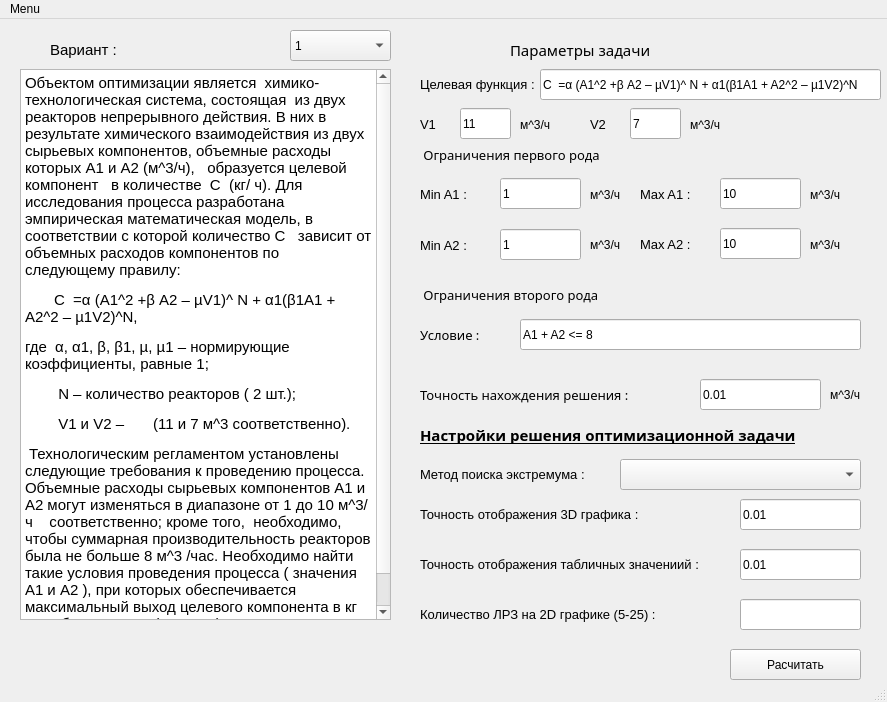
<?xml version="1.0" encoding="UTF-8"?>
<ui version="4.0">
 <class>MainWindow</class>
 <widget class="QMainWindow" name="MainWindow">
  <property name="geometry">
   <rect>
    <x>0</x>
    <y>0</y>
    <width>887</width>
    <height>702</height>
   </rect>
  </property>
  <property name="windowTitle">
   <string>MainWindow</string>
  </property>
  <property name="autoFillBackground">
   <bool>false</bool>
  </property>
  <widget class="QWidget" name="centralwidget">
   <widget class="QTextBrowser" name="textBrowser">
    <property name="enabled">
     <bool>true</bool>
    </property>
    <property name="geometry">
     <rect>
      <x>20</x>
      <y>50</y>
      <width>371</width>
      <height>551</height>
     </rect>
    </property>
    <property name="html">
     <string>&lt;!DOCTYPE HTML PUBLIC &quot;-//W3C//DTD HTML 4.0//EN&quot; &quot;http://www.w3.org/TR/REC-html40/strict.dtd&quot;&gt;
&lt;html&gt;&lt;head&gt;&lt;meta name=&quot;qrichtext&quot; content=&quot;1&quot; /&gt;&lt;style type=&quot;text/css&quot;&gt;
p, li { white-space: pre-wrap; }
&lt;/style&gt;&lt;/head&gt;&lt;body style=&quot; font-family:'MS Shell Dlg 2'; font-size:8.1pt; font-weight:400; font-style:normal;&quot;&gt;
&lt;p style=&quot; margin-top:12px; margin-bottom:12px; margin-left:0px; margin-right:0px; -qt-block-indent:0; text-indent:0px;&quot;&gt;&lt;span style=&quot; font-family:'Times New Roman,serif'; font-size:11pt;&quot;&gt;Объектом оптимизации является  химико-технологическая система, состоящая  из двух реакторов непрерывного действия. В них в  результате химического взаимодействия из двух сырьевых компонентов, объемные расходы которых А1 и А2 (м^3/ч),   образуется целевой компонент   в количестве  С  (кг/ ч). Для исследования процесса разработана эмпирическая математическая модель, в соответствии с которой количество С   зависит от объемных расходов компонентов по следующему правилу:  &lt;/span&gt;&lt;span style=&quot; font-size:11pt;&quot;&gt; &lt;/span&gt;&lt;/p&gt;
&lt;p style=&quot; margin-top:12px; margin-bottom:12px; margin-left:0px; margin-right:0px; -qt-block-indent:0; text-indent:0px;&quot;&gt;&lt;span style=&quot; font-family:'Times New Roman,serif'; font-size:11pt;&quot;&gt;       С  =α (A1^2 +β A2 – µV1)^ N + α1(β1A1 + A2^2 – µ1V2)^N,&lt;/span&gt;&lt;span style=&quot; font-size:11pt;&quot;&gt; &lt;/span&gt;&lt;/p&gt;
&lt;p style=&quot; margin-top:12px; margin-bottom:12px; margin-left:0px; margin-right:0px; -qt-block-indent:0; text-indent:0px;&quot;&gt;&lt;span style=&quot; font-family:'Times New Roman,serif'; font-size:11pt;&quot;&gt;где  α, α1, β, β1, µ, µ1 – нормирующие коэффициенты, равные 1;&lt;/span&gt;&lt;span style=&quot; font-size:11pt;&quot;&gt; &lt;/span&gt;&lt;/p&gt;
&lt;p style=&quot; margin-top:12px; margin-bottom:12px; margin-left:0px; margin-right:0px; -qt-block-indent:0; text-indent:0px;&quot;&gt;&lt;span style=&quot; font-family:'Times New Roman,serif'; font-size:11pt;&quot;&gt;        N – количество реакторов ( 2 шт.);&lt;/span&gt;&lt;span style=&quot; font-size:11pt;&quot;&gt; &lt;/span&gt;&lt;/p&gt;
&lt;p style=&quot; margin-top:12px; margin-bottom:12px; margin-left:0px; margin-right:0px; -qt-block-indent:0; text-indent:0px;&quot;&gt;&lt;span style=&quot; font-family:'Times New Roman,serif'; font-size:11pt;&quot;&gt;        V1 и V2 –       (11 и 7 м^3 соответственно). &lt;/span&gt;&lt;/p&gt;
&lt;p style=&quot; margin-top:12px; margin-bottom:12px; margin-left:0px; margin-right:0px; -qt-block-indent:0; text-indent:0px;&quot;&gt;&lt;span style=&quot; font-family:'Times New Roman,serif'; font-size:11pt;&quot;&gt; Технологическим регламентом установлены следующие требования к проведению процесса. Объемные расходы сырьевых компонентов А1 и А2 могут изменяться в диапазоне от 1 до 10 м^3/ч    соответственно; кроме того,  необходимо, чтобы суммарная производительность реакторов была не больше 8 м^3 /час.&lt;/span&gt;&lt;span style=&quot; font-size:11pt;&quot;&gt; &lt;/span&gt;&lt;span style=&quot; font-family:'Times New Roman,serif'; font-size:11pt;&quot;&gt;Необходимо найти такие условия проведения процесса ( значения А1 и А2 ), при которых обеспечивается максимальный выход целевого компонента в кг за рабочую смену ( 8 часов). Точность решения –0,0 1 м^3/ч .&lt;/span&gt;&lt;/p&gt;&lt;/body&gt;&lt;/html&gt;</string>
    </property>
   </widget>
   <widget class="QLabel" name="label">
    <property name="geometry">
     <rect>
      <x>50</x>
      <y>20</y>
      <width>111</width>
      <height>21</height>
     </rect>
    </property>
    <property name="font">
     <font>
      <family>Arial</family>
      <pointsize>11</pointsize>
     </font>
    </property>
    <property name="text">
     <string>Вариант :</string>
    </property>
   </widget>
   <widget class="QComboBox" name="comboBox">
    <property name="geometry">
     <rect>
      <x>290</x>
      <y>11</y>
      <width>101</width>
      <height>31</height>
     </rect>
    </property>
    <item>
     <property name="text">
      <string>1</string>
     </property>
    </item>
   </widget>
   <widget class="QLabel" name="label_2">
    <property name="geometry">
     <rect>
      <x>510</x>
      <y>20</y>
      <width>181</width>
      <height>21</height>
     </rect>
    </property>
    <property name="font">
     <font>
      <family>Bauhaus 93</family>
      <pointsize>11</pointsize>
     </font>
    </property>
    <property name="text">
     <string>Параметры задачи</string>
    </property>
   </widget>
   <widget class="QLabel" name="label_3">
    <property name="geometry">
     <rect>
      <x>420</x>
      <y>50</y>
      <width>121</width>
      <height>31</height>
     </rect>
    </property>
    <property name="font">
     <font>
      <family>Arial</family>
      <pointsize>10</pointsize>
     </font>
    </property>
    <property name="text">
     <string>Целевая функция : </string>
    </property>
   </widget>
   <widget class="QLineEdit" name="lineEdit">
    <property name="geometry">
     <rect>
      <x>540</x>
      <y>50</y>
      <width>341</width>
      <height>31</height>
     </rect>
    </property>
    <property name="text">
     <string>С  =α (A1^2 +β A2 – µV1)^ N + α1(β1A1 + A2^2 – µ1V2)^N</string>
    </property>
   </widget>
   <widget class="QLabel" name="label_4">
    <property name="geometry">
     <rect>
      <x>420</x>
      <y>120</y>
      <width>201</width>
      <height>31</height>
     </rect>
    </property>
    <property name="font">
     <font>
      <family>Bauhaus 93</family>
      <pointsize>10</pointsize>
     </font>
    </property>
    <property name="text">
     <string> Ограничения первого рода</string>
    </property>
   </widget>
   <widget class="QLabel" name="label_5">
    <property name="geometry">
     <rect>
      <x>420</x>
      <y>160</y>
      <width>51</width>
      <height>31</height>
     </rect>
    </property>
    <property name="font">
     <font>
      <family>Arial</family>
      <pointsize>10</pointsize>
     </font>
    </property>
    <property name="text">
     <string>Min A1 :</string>
    </property>
   </widget>
   <widget class="QLineEdit" name="min_a1_txt">
    <property name="geometry">
     <rect>
      <x>500</x>
      <y>159</y>
      <width>81</width>
      <height>31</height>
     </rect>
    </property>
    <property name="text">
     <string>1</string>
    </property>
   </widget>
   <widget class="QLabel" name="label_6">
    <property name="geometry">
     <rect>
      <x>420</x>
      <y>211</y>
      <width>51</width>
      <height>31</height>
     </rect>
    </property>
    <property name="font">
     <font>
      <family>Arial</family>
      <pointsize>10</pointsize>
     </font>
    </property>
    <property name="text">
     <string>Min A2 :</string>
    </property>
   </widget>
   <widget class="QLineEdit" name="min_a2_txt">
    <property name="geometry">
     <rect>
      <x>500</x>
      <y>210</y>
      <width>81</width>
      <height>31</height>
     </rect>
    </property>
    <property name="text">
     <string>1</string>
    </property>
   </widget>
   <widget class="QLabel" name="label_7">
    <property name="geometry">
     <rect>
      <x>640</x>
      <y>160</y>
      <width>51</width>
      <height>31</height>
     </rect>
    </property>
    <property name="font">
     <font>
      <family>Arial</family>
      <pointsize>10</pointsize>
     </font>
    </property>
    <property name="text">
     <string>Max A1 :</string>
    </property>
   </widget>
   <widget class="QLineEdit" name="max_a1_txt">
    <property name="geometry">
     <rect>
      <x>720</x>
      <y>159</y>
      <width>81</width>
      <height>31</height>
     </rect>
    </property>
    <property name="text">
     <string>10</string>
    </property>
   </widget>
   <widget class="QLabel" name="label_8">
    <property name="geometry">
     <rect>
      <x>640</x>
      <y>210</y>
      <width>51</width>
      <height>31</height>
     </rect>
    </property>
    <property name="font">
     <font>
      <family>Arial</family>
      <pointsize>10</pointsize>
     </font>
    </property>
    <property name="text">
     <string>Max A2 :</string>
    </property>
   </widget>
   <widget class="QLineEdit" name="max_a2_txt">
    <property name="geometry">
     <rect>
      <x>720</x>
      <y>209</y>
      <width>81</width>
      <height>31</height>
     </rect>
    </property>
    <property name="text">
     <string>10</string>
    </property>
   </widget>
   <widget class="QLabel" name="label_9">
    <property name="geometry">
     <rect>
      <x>420</x>
      <y>260</y>
      <width>201</width>
      <height>31</height>
     </rect>
    </property>
    <property name="font">
     <font>
      <family>Bauhaus 93</family>
      <pointsize>10</pointsize>
     </font>
    </property>
    <property name="text">
     <string> Ограничения второго рода</string>
    </property>
   </widget>
   <widget class="QLabel" name="label_10">
    <property name="geometry">
     <rect>
      <x>420</x>
      <y>300</y>
      <width>81</width>
      <height>31</height>
     </rect>
    </property>
    <property name="font">
     <font>
      <family>Bauhaus 93</family>
      <pointsize>10</pointsize>
     </font>
    </property>
    <property name="text">
     <string>Условие :</string>
    </property>
   </widget>
   <widget class="QLineEdit" name="condition_txt">
    <property name="geometry">
     <rect>
      <x>520</x>
      <y>300</y>
      <width>341</width>
      <height>31</height>
     </rect>
    </property>
    <property name="text">
     <string>A1 + A2 &lt;= 8</string>
    </property>
   </widget>
   <widget class="QLineEdit" name="accuracy_txt">
    <property name="geometry">
     <rect>
      <x>700</x>
      <y>360</y>
      <width>121</width>
      <height>31</height>
     </rect>
    </property>
    <property name="text">
     <string>0.01</string>
    </property>
   </widget>
   <widget class="QLabel" name="label_12">
    <property name="geometry">
     <rect>
      <x>420</x>
      <y>360</y>
      <width>221</width>
      <height>31</height>
     </rect>
    </property>
    <property name="font">
     <font>
      <family>Bauhaus 93</family>
      <pointsize>10</pointsize>
     </font>
    </property>
    <property name="text">
     <string>Точность нахождения решения : </string>
    </property>
   </widget>
   <widget class="QLabel" name="label_11">
    <property name="geometry">
     <rect>
      <x>420</x>
      <y>400</y>
      <width>421</width>
      <height>31</height>
     </rect>
    </property>
    <property name="font">
     <font>
      <family>Arial Black</family>
      <pointsize>11</pointsize>
      <weight>75</weight>
      <bold>true</bold>
      <underline>true</underline>
     </font>
    </property>
    <property name="text">
     <string>Настройки решения оптимизационной задачи</string>
    </property>
   </widget>
   <widget class="QLabel" name="label_13">
    <property name="geometry">
     <rect>
      <x>420</x>
      <y>480</y>
      <width>221</width>
      <height>31</height>
     </rect>
    </property>
    <property name="font">
     <font>
      <family>Arial</family>
      <pointsize>10</pointsize>
     </font>
    </property>
    <property name="text">
     <string>Точность отображения 3D графика : </string>
    </property>
   </widget>
   <widget class="QLabel" name="label_14">
    <property name="geometry">
     <rect>
      <x>420</x>
      <y>530</y>
      <width>281</width>
      <height>31</height>
     </rect>
    </property>
    <property name="font">
     <font>
      <family>Arial</family>
      <pointsize>10</pointsize>
     </font>
    </property>
    <property name="text">
     <string>Точность отображения табличных значениий : </string>
    </property>
   </widget>
   <widget class="QLabel" name="label_15">
    <property name="geometry">
     <rect>
      <x>420</x>
      <y>440</y>
      <width>221</width>
      <height>31</height>
     </rect>
    </property>
    <property name="font">
     <font>
      <family>Arial</family>
      <pointsize>10</pointsize>
     </font>
    </property>
    <property name="text">
     <string>Метод поиска экстремума :</string>
    </property>
   </widget>
   <widget class="QComboBox" name="method_cbx">
    <property name="geometry">
     <rect>
      <x>620</x>
      <y>440</y>
      <width>241</width>
      <height>31</height>
     </rect>
    </property>
   </widget>
   <widget class="QLabel" name="label_16">
    <property name="geometry">
     <rect>
      <x>420</x>
      <y>580</y>
      <width>281</width>
      <height>31</height>
     </rect>
    </property>
    <property name="font">
     <font>
      <family>Arial</family>
      <pointsize>10</pointsize>
     </font>
    </property>
    <property name="text">
     <string>Количество ЛРЗ на 2D графике (5-25) : </string>
    </property>
   </widget>
   <widget class="QLineEdit" name="accuracy_3d_txt">
    <property name="geometry">
     <rect>
      <x>740</x>
      <y>480</y>
      <width>121</width>
      <height>31</height>
     </rect>
    </property>
    <property name="text">
     <string>0.01</string>
    </property>
   </widget>
   <widget class="QLineEdit" name="lineEdit_9">
    <property name="geometry">
     <rect>
      <x>740</x>
      <y>530</y>
      <width>121</width>
      <height>31</height>
     </rect>
    </property>
    <property name="text">
     <string>0.01</string>
    </property>
   </widget>
   <widget class="QLineEdit" name="lineEdit_10">
    <property name="geometry">
     <rect>
      <x>740</x>
      <y>580</y>
      <width>121</width>
      <height>31</height>
     </rect>
    </property>
   </widget>
   <widget class="QPushButton" name="calculate_btn">
    <property name="geometry">
     <rect>
      <x>730</x>
      <y>630</y>
      <width>131</width>
      <height>31</height>
     </rect>
    </property>
    <property name="text">
     <string>Расчитать</string>
    </property>
   </widget>
   <widget class="QLabel" name="label_17">
    <property name="geometry">
     <rect>
      <x>590</x>
      <y>160</y>
      <width>41</width>
      <height>31</height>
     </rect>
    </property>
    <property name="text">
     <string>м^3/ч</string>
    </property>
   </widget>
   <widget class="QLabel" name="label_18">
    <property name="geometry">
     <rect>
      <x>590</x>
      <y>210</y>
      <width>41</width>
      <height>31</height>
     </rect>
    </property>
    <property name="text">
     <string>м^3/ч</string>
    </property>
   </widget>
   <widget class="QLabel" name="label_19">
    <property name="geometry">
     <rect>
      <x>810</x>
      <y>210</y>
      <width>41</width>
      <height>31</height>
     </rect>
    </property>
    <property name="text">
     <string>м^3/ч</string>
    </property>
   </widget>
   <widget class="QLabel" name="label_20">
    <property name="geometry">
     <rect>
      <x>810</x>
      <y>160</y>
      <width>41</width>
      <height>31</height>
     </rect>
    </property>
    <property name="text">
     <string>м^3/ч</string>
    </property>
   </widget>
   <widget class="QLabel" name="label_21">
    <property name="geometry">
     <rect>
      <x>830</x>
      <y>360</y>
      <width>41</width>
      <height>31</height>
     </rect>
    </property>
    <property name="text">
     <string>м^3/ч</string>
    </property>
   </widget>
   <widget class="QLineEdit" name="v2_txt">
    <property name="geometry">
     <rect>
      <x>630</x>
      <y>89</y>
      <width>51</width>
      <height>31</height>
     </rect>
    </property>
    <property name="text">
     <string>7</string>
    </property>
   </widget>
   <widget class="QLabel" name="label_22">
    <property name="geometry">
     <rect>
      <x>690</x>
      <y>90</y>
      <width>41</width>
      <height>31</height>
     </rect>
    </property>
    <property name="text">
     <string>м^3/ч</string>
    </property>
   </widget>
   <widget class="QLabel" name="label_23">
    <property name="geometry">
     <rect>
      <x>420</x>
      <y>90</y>
      <width>41</width>
      <height>31</height>
     </rect>
    </property>
    <property name="font">
     <font>
      <family>Arial</family>
      <pointsize>10</pointsize>
     </font>
    </property>
    <property name="text">
     <string>V1</string>
    </property>
   </widget>
   <widget class="QLabel" name="label_24">
    <property name="geometry">
     <rect>
      <x>590</x>
      <y>90</y>
      <width>31</width>
      <height>31</height>
     </rect>
    </property>
    <property name="font">
     <font>
      <family>Arial</family>
      <pointsize>10</pointsize>
     </font>
    </property>
    <property name="text">
     <string>V2</string>
    </property>
   </widget>
   <widget class="QLineEdit" name="v1_txt">
    <property name="geometry">
     <rect>
      <x>460</x>
      <y>89</y>
      <width>51</width>
      <height>31</height>
     </rect>
    </property>
    <property name="text">
     <string>11</string>
    </property>
   </widget>
   <widget class="QLabel" name="label_25">
    <property name="geometry">
     <rect>
      <x>520</x>
      <y>90</y>
      <width>41</width>
      <height>31</height>
     </rect>
    </property>
    <property name="text">
     <string>м^3/ч</string>
    </property>
   </widget>
  </widget>
  <widget class="QMenuBar" name="menubar">
   <property name="geometry">
    <rect>
     <x>0</x>
     <y>0</y>
     <width>887</width>
     <height>20</height>
    </rect>
   </property>
   <widget class="QMenu" name="menuMenu">
    <property name="title">
     <string>Menu</string>
    </property>
    <addaction name="changeUser_menu"/>
    <addaction name="help_menu"/>
    <addaction name="separator"/>
    <addaction name="exit_menu"/>
   </widget>
   <addaction name="menuMenu"/>
  </widget>
  <widget class="QStatusBar" name="statusbar"/>
  <action name="changeUser_menu">
   <property name="text">
    <string>Change User</string>
   </property>
  </action>
  <action name="help_menu">
   <property name="text">
    <string>Help</string>
   </property>
  </action>
  <action name="exit_menu">
   <property name="text">
    <string>Exit</string>
   </property>
  </action>
 </widget>
 <resources/>
 <connections/>
</ui>
